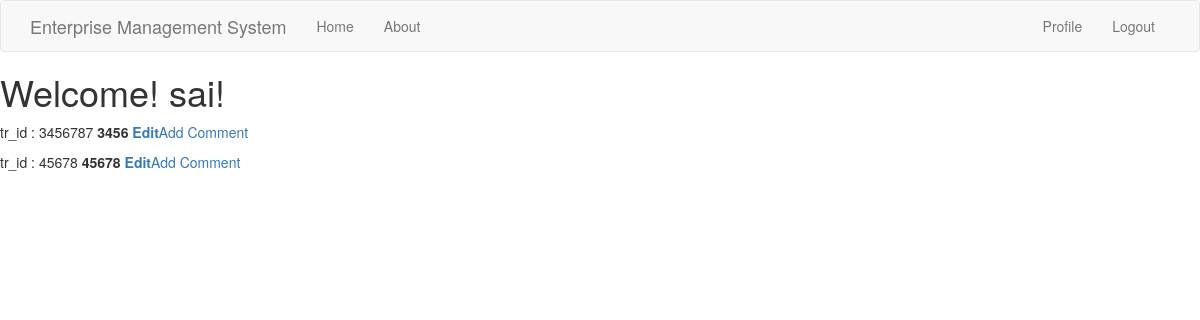
Before: /acc_index (signed in) with the older database file.
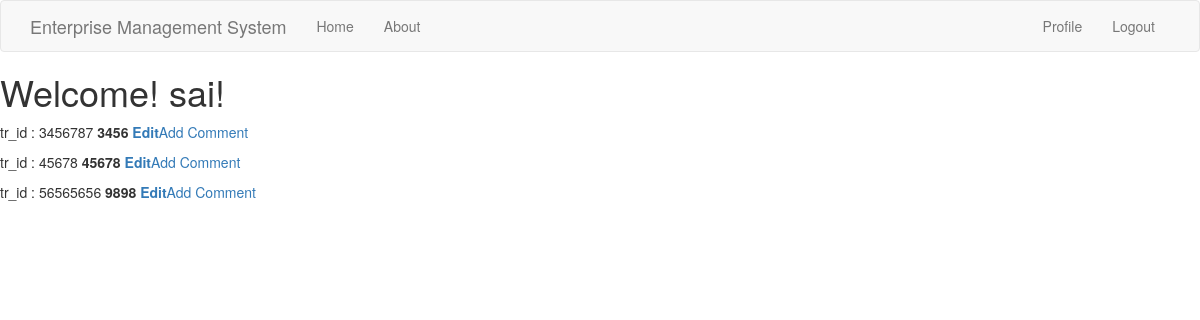
After: the same page with the newer database file.
### app/models.py (models this page shows, shortened)
class Transaction(db.Model):
    id = db.Column(db.Integer,primary_key=True)
    tr_id = db.Column(db.Integer)
    date = db.Column(db.String(64))
    description = db.Column(db.String(140))
    tr_type = db.Column(db.String(64))
    amount = db.Column(db.Integer)
    valid = db.Column(db.Boolean, default=False)
    user_id = db.Column(db.Integer,db.ForeignKey('user.id'))

### app/routes.py (the view)
@app.route('/acc_index')
@login_required
def acc_index():
    link = 3
    transaction = Transaction.query.filter_by(user_id=link)
    return render_template("acc_index.html", title='HomePage',transaction=transaction)

### app/models.py (called while the page is built)
@login.user_loader
def load_user(id):
    return User.query.get(int(id))

### app/routes.py (called while the page is built)
@app.before_request
def before_request():
    if current_user.is_authenticated:
        current_user.last_seen = datetime.utcnow()
        db.session.commit()

### app/templates/acc_index.html
{% extends "base.html" %}
{% block content %}
    <h1>Welcome! {{ current_user.username }}!</h1>
    {% for po in transaction %}
    <div>
    	<p>tr_id : {{po.tr_id}} <b>{{po.amount}}</b> <b><a href="{url_for('edit', trans_id=po.id)}">Edit</a></b><a href="{{ url_for('add_comment', trans_id = po.id) }}">Add Comment</a></p>
    </div>
    {% endfor %}
{% endblock %}

Changed rows visible on the page:
added Transaction: tr_id "56565656", amount "9898"
